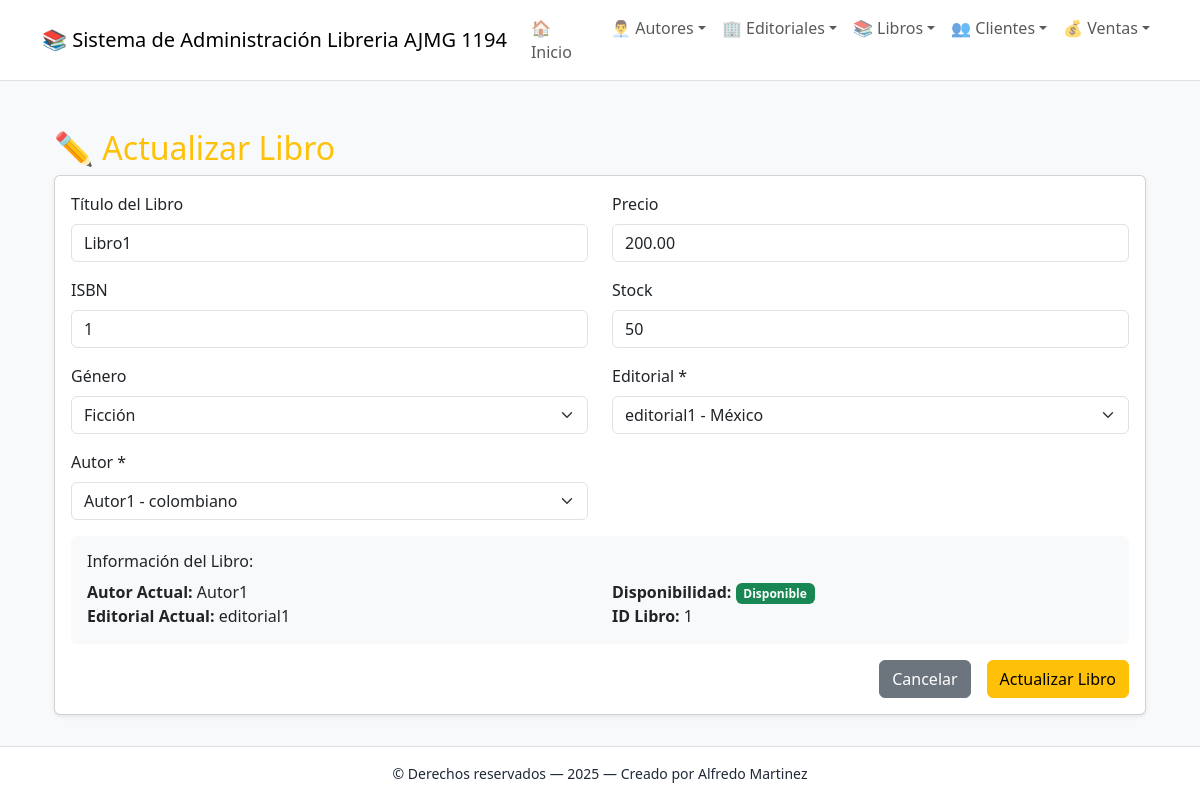
The app's page /libros/editar/1/ with its own data.
### app_Libreria/models.py (models this page shows, shortened)
class Libro(models.Model):
    GENEROS = [
        ('FIC', 'Ficción'),
        ('ROM', 'Romance'),
        ('TER', 'Terror'),
        ('CIE', 'Ciencia Ficción'),
        ('FAN', 'Fantasía'),
        ('HIS', 'Histórico'),
        ('BIO', 'Biografía'),
        ('INF', 'Infantil'),
    ]
    id = models.AutoField(primary_key=True, verbose_name="ID Libro")
    titulo = models.CharField(max_length=200, verbose_name="Título del libro")
    isbn = models.CharField(max_length=13, unique=True, verbose_name="ISBN")
    genero = models.CharField(max_length=3, choices=GENEROS, verbose_name="Género", default='FIC')
    precio = models.DecimalField(max_digits=8, decimal_places=2, verbose_name="Precio", default=0.00)
    stock = models.IntegerField(default=0, verbose_name="Cantidad en stock")
    created_at = models.DateTimeField(auto_now_add=True, verbose_name="Fecha de creación")
    updated_at = models.DateTimeField(auto_now=True, verbose_name="Fecha de actualización")
    autor = models.ForeignKey(
        Autor,
        on_delete=models.CASCADE,
        related_name='libros',
        verbose_name="Autor"
    )
    editorial = models.ForeignKey(
        Editorial,
        on_delete=models.CASCADE,
        related_name='libros',
        verbose_name="Editorial"
    )
    class Meta:
        verbose_name = "Libro"
        verbose_name_plural = "Libros"
        ordering = ['titulo']
    def disponible(self):
        return self.stock > 0

class Autor(models.Model):
    id = models.AutoField(primary_key=True, verbose_name="ID Autor")
    nombre = models.CharField(max_length=100, verbose_name="Nombre completo")
    nacionalidad = models.CharField(max_length=50, verbose_name="Nacionalidad", default="Desconocida")
    fecha_nacimiento = models.DateField(verbose_name="Fecha de nacimiento", default="1900-01-01")
    email = models.EmailField(verbose_name="Email de contacto", blank=True)
    activo = models.BooleanField(default=True, verbose_name="Autor activo")
    created_at = models.DateTimeField(auto_now_add=True, verbose_name="Fecha de creación")
    updated_at = models.DateTimeField(auto_now=True, verbose_name="Fecha de actualización")
    class Meta:
        verbose_name = "Autor"
        verbose_name_plural = "Autores"
        ordering = ['nombre']

class Editorial(models.Model):
    editorialid = models.AutoField(primary_key=True, verbose_name="ID Editorial")
    nombreeditorial = models.CharField(max_length=255, unique=True, verbose_name="Nombre de la editorial")
    direccion = models.CharField(max_length=255, verbose_name="Dirección", default="Sin dirección")
    telefono = models.CharField(max_length=20, verbose_name="Teléfono", default="Sin teléfono")
    emailcontacto = models.EmailField(verbose_name="Email de contacto", default="sin@email.com")
    sitioweb = models.URLField(verbose_name="Sitio web", blank=True)
    paisorigen = models.CharField(max_length=50, verbose_name="País de origen", default="México")
    created_at = models.DateTimeField(auto_now_add=True, verbose_name="Fecha de creación")
    updated_at = models.DateTimeField(auto_now=True, verbose_name="Fecha de actualización")
    class Meta:
        verbose_name = "Editorial"
        verbose_name_plural = "Editoriales"
        ordering = ['nombreeditorial']

### app_Libreria/views.py (the view)
# urls.py: path('libros/editar/<int:libro_id>/', views.actualizar_libro, name='actualizar_libro'),
def actualizar_libro(request, libro_id):
    libro = get_object_or_404(Libro, id=libro_id)
    autores = Autor.objects.filter(activo=True)
    editoriales = Editorial.objects.all()
    generos = Libro.GENEROS
    return render(request, 'libro/actualizar_libro.html', {
        'libro': libro,
        'autores': autores,
        'editoriales': editoriales,
        'generos': generos
    })

### app_Libreria/templates/libro/actualizar_libro.html (shortened to what this page needs)
{% extends 'base.html' %}
{% block content %}
<div class="container mt-4">
    <h2 class="text-warning">✏️ Actualizar Libro</h2>
    <div class="card shadow-sm">
        <div class="card-body">
            <form method="POST" action="{% url 'realizar_actualizacion_libro' libro.id %}">
                <div class="row">
                    <div class="col-md-6">
                        <div class="mb-3">
                            <label class="form-label">Título del Libro</label>
                            <input type="text" class="form-control" name="titulo" value="{{ libro.titulo }}" required>
                        </div>
                        <div class="mb-3">
                            <label class="form-label">ISBN</label>
                            <input type="text" class="form-control" name="isbn" value="{{ libro.isbn }}" maxlength="13" required>
                        </div>
                        <div class="mb-3">
                            <label class="form-label">Género</label>
                            <select class="form-select" name="genero" required>
                                {% for codigo, nombre in generos %}
                                    <option value="{{ codigo }}" {% if libro.genero == codigo %}selected{% endif %}>
                                        {{ nombre }}
                                    </option>
                                {% endfor %}
                            </select>
                        </div>
                        <div class="mb-3">
                            <label class="form-label">Autor *</label>
                            <select class="form-select" name="autor" required>
                                {% for autor in autores %}
                                    <option value="{{ autor.id }}" {% if libro.autor.id == autor.id %}selected{% endif %}>
                                        {{ autor.nombre }} - {{ autor.nacionalidad }}
                                    </option>
                                {% endfor %}
                            </select>
                        </div>
                    </div>
                    <div class="col-md-6">
                        <div class="mb-3">
                            <label class="form-label">Precio</label>
                            <input type="number" step="0.01" class="form-control" name="precio"
                                   value="{{ libro.precio }}" required>
                        </div>
                        <div class="mb-3">
                            <label class="form-label">Stock</label>
                            <input type="number" class="form-control" name="stock" value="{{ libro.stock }}" required>
                        </div>
                        <div class="mb-3">
                            <label class="form-label">Editorial *</label>
                            <select class="form-select" name="editorial" required>
                                {% for editorial in editoriales %}
                                    <option value="{{ editorial.editorialid }}" {% if libro.editorial.editorialid == editorial.editorialid %}selected{% endif %}>
                                        {{ editorial.nombreeditorial }} - {{ editorial.paisorigen }}
                                    </option>
                                {% endfor %}
                            </select>
                        </div>
                    </div>
                </div>
                <div class="mb-3 p-3 bg-light rounded">
                    <h6>Información del Libro:</h6>
                    <div class="row">
                        <div class="col-md-6">
                            <strong>Autor Actual:</strong> {{ libro.autor.nombre }}<br>
                            <strong>Editorial Actual:</strong> {{ libro.editorial.nombreeditorial }}
                        </div>
                        <div class="col-md-6">
                            <strong>Disponibilidad:</strong>
                            {% if libro.disponible %}
                                <span class="badge bg-success">Disponible</span>
                            {% else %}
                                <span class="badge bg-danger">Agotado</span>
                            {% endif %}
                            <br>
                            <strong>ID Libro:</strong> {{ libro.id }}
                        </div>
                    </div>
                </div>
                <div class="d-grid gap-2 d-md-flex justify-content-md-end">
                    <a href="{% url 'ver_libros' %}" class="btn btn-secondary me-md-2">Cancelar</a>
                    <button type="submit" class="btn btn-warning">Actualizar Libro</button>
                </div>
            </form>
        </div>
    </div>
</div>
{% endblock %}

### app_Libreria/templates/base.html (style rules this page uses)
body { background-color: #f7f9fb; color: #1f2937; }

### records on screen
Libro: titulo "Libro1", isbn "1", genero "Ficción", autor "Autor1 - colombiano", precio "200.00", stock "50", editorial "editorial1 - México", autor.nombre "Autor1", editorial.nombreeditorial "editorial1", id "1"
